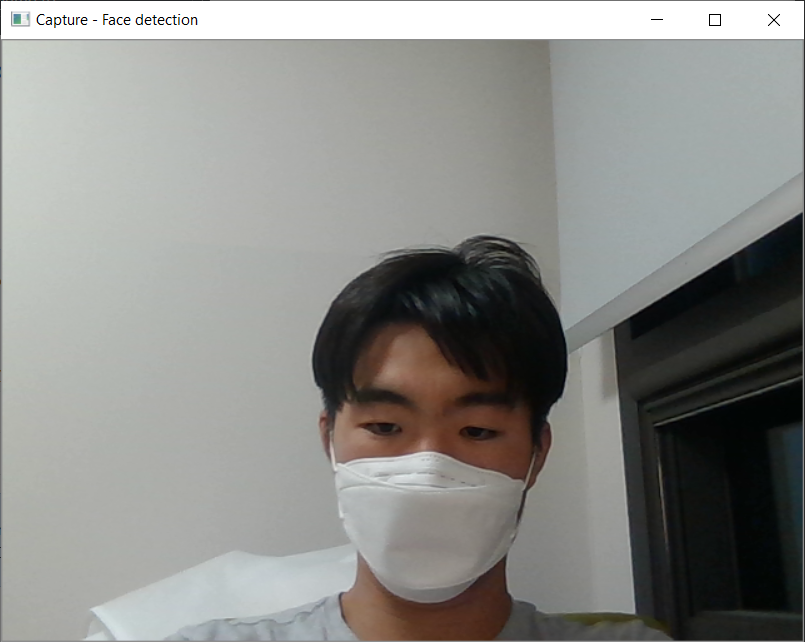
#> input picture hough/aa.png, 805 x 642 px; its folder holds only this picture in this run
$ python hough.py
#> lines starting #> are read from the running program, lines starting #| are printed output that depends on the picture
#legacy
import math
import glob
import numpy as np
from PIL import Image
#NMS, Hough
from math import floor,ceil,sin,cos,pi

# parameters
datadir = './cv/hough'

'''1,2,3'''
sigma=1
threshold=0.2
rhoRes=1
thetaRes=math.pi/270
nLines=15
# [6 lines of commented-out code are left out]

cnt=1

'''
Igs     grayscale image
G       filter matrix
        shape (2n-1,2n-1) or ((filter_vertical,filter_horizontal), None) #legacy

Iconv   result
        shape : Igs.shape
'''
def ConvFilter(Igs, G):

    print("convolution")

    #legacy
    separable=False
    Gv=None
    if len(G)==2:
        separable=True
        Gv,G=G[0]

    row_img=len(Igs)
    col_img=len(Igs[0])
    size_filter=len(G)
    size_filter_oneway=size_filter//2+1
    pad_len=size_filter_oneway-1

    padded_img=np.zeros(( row_img+2*pad_len , col_img+2*pad_len )) #gs
    padded_img[ pad_len : row_img+pad_len , pad_len : col_img+pad_len ] = Igs

    '''corners'''
    padded_img[ : pad_len , : pad_len ] = np.full( (pad_len,pad_len) , Igs[0][0] )
    padded_img[ : pad_len , col_img+pad_len : col_img+2*pad_len ] = \
        np.full( (pad_len,pad_len) , Igs[0][col_img-1] )
    padded_img[ row_img+pad_len : row_img+2*pad_len , : pad_len ] = \
        np.full( (pad_len,pad_len) , Igs[row_img-1][0] )
    padded_img[ row_img+pad_len : row_img+2*pad_len , col_img+pad_len : col_img+2*pad_len ] = \
        np.full( (pad_len,pad_len) , Igs[row_img-1][col_img-1] )

    '''sides'''
    padded_img[ : pad_len , pad_len:col_img+pad_len ] = \
        np.repeat( Igs[np.newaxis, 0], pad_len, axis=0 )
    padded_img[ row_img+pad_len : row_img+2*pad_len , pad_len:col_img+pad_len ] = \
        np.repeat( Igs[np.newaxis, row_img-1], pad_len, axis=0 )
    padded_img[ pad_len : row_img+pad_len , : pad_len ] = \
        np.repeat( Igs[ : , 0:1], pad_len, axis=1 )
    padded_img[ pad_len : row_img+pad_len , col_img+pad_len : col_img+2*pad_len ] = \
        np.repeat( Igs[ : , col_img-1:col_img], pad_len, axis=1 )

    Iconv=np.zeros(( row_img , col_img )) #gs

    for i in range(row_img):
        for j in range(col_img):

            if not separable:
                mid=0
                for ki in range(size_filter):
                    for kj in range(size_filter):
                        mid+=(G[ki][kj]*padded_img[i+ki][j+kj])
                Iconv[i][j]=mid

            else: # separable
                mid=[]
                for col in range(size_filter):
                    mid.append(Gv.dot(padded_img[ i:i+size_filter , j+col ]))
                mid = np.array(mid,copy=False)
                Iconv[i][j] = G.dot(mid)

    return Iconv

'''
img     float
        [0,1]
'''
def to_img(img):

    img=(img*255).astype(np.uint8)
    return Image.fromarray(img)

def EdgeDetection(Igs, sigma):

    size_filter=int(round(sigma*6))
    if size_filter%2==0:
        size_filter+=1

    '''apply gaussian filter'''
    dev = size_filter//2
    x = np.linspace(-dev,dev,dev*2+1)
    x = np.exp(-x*x/2/sigma**2)
    x/=x.sum()
    filter_gaussian_sep=(x,x)
    Igauss=ConvFilter(Igs, (filter_gaussian_sep,None))

    sobel3x=np.asarray([[1,2,1],[-1,0,1]])
    sobel3y=np.asarray([[1,0,-1],[1,2,1]])

    Ix=ConvFilter(Igauss, (sobel3x,None))
    Iy=ConvFilter(Igauss, (sobel3y,None))
    Im=np.sqrt(Ix*Ix+Iy*Iy)
    Io=np.arctan(-Ix/Iy)

    to_img(Im).save(f'./edges_before_nms{cnt}.png')

    # non maximum suppression
    h,w = Igs.shape
    nmslen = 2
    Im_pad=np.zeros(( h+2*nmslen , w+2*nmslen ))
    Im_pad[ nmslen : h+nmslen , nmslen : w+nmslen ] = Im
    global threshold

    for i in range(nmslen,h+nmslen):
        for j in range(nmslen,w+nmslen):

            curr=Im_pad[i][j]
            #threshold
            if curr<threshold:
                Im[i-nmslen][j-nmslen]=0
                continue

            m_x=Ix[i-nmslen][j-nmslen]
            m_y=Iy[i-nmslen][j-nmslen]
            ori=-m_x/m_y
            left=right=0

            #vertical
            if abs(ori)>h:
                if curr!=Im_pad[i,j-nmslen:j+nmslen].max():
                    curr=0
            #horizontal
            elif abs(ori)<1/w:
                if curr!=Im_pad[i-nmslen:i+nmslen,j].max():
                    curr=0
            else:

                for k in range(1,nmslen+1):

                    #interpolation
                    if abs(m_x)>=abs(m_y):

                        val_bet=i-k/ori
                        floor_p=floor(val_bet)
                        ceil_p=ceil(val_bet)
                        dist_i=abs(val_bet-floor_p)
                        right=(1-dist_i)*Im_pad[floor_p][j+k]+dist_i*Im_pad[ceil_p][j+k]

                        val_bet=i+k/ori
                        floor_n=floor(val_bet)
                        ceil_n=ceil(val_bet)
                        left=dist_i*Im_pad[floor_n][j-k]+(1-dist_i)*Im_pad[ceil_n][j-k]

                    else:

                        val_bet=j-k*ori
                        floor_p=floor(val_bet)
                        ceil_p=ceil(val_bet)
                        dist_i=abs(val_bet-floor_p)
                        right=(1-dist_i)*Im_pad[i+k][floor_p]+dist_i*Im_pad[i+k][ceil_p]

                        val_bet=j+k*ori
                        floor_n=floor(val_bet)
                        ceil_n=ceil(val_bet)
                        left=dist_i*Im_pad[i-k][floor_n]+(1-dist_i)*Im_pad[i-k][ceil_n]

                    if curr!=max(curr,right,left):
                        Im[i-nmslen][j-nmslen]=0
                        break

    # to_img(Igauss).save(f'./gauss{cnt}.png')
    to_img(Im).save(f'./edges{cnt}.png')

    return Im, Io, Ix, Iy

def HoughTransform(Im,threshold,rhoRes,thetaRes):

    if rhoRes*thetaRes==0:
        raise ValueError()

    '''rho=xcos(th)+ysin(th)'''
    h,w = Im.shape
    maxrho=np.sqrt(h**2+w**2)
    numrho=2*int(maxrho/rhoRes)+1
    numtheta=2*int(pi/2/thetaRes)+1
    H=[[0]*numtheta for i in range(numrho)]

    rho_mid=numrho//2

    for i in range(h):
        for j in range(w):

            if Im[i][j]<threshold:
                continue

            theta=-pi/2
            thetacnt=0
            thetathres=pi/2
            while True:
                if theta>=thetathres:
                    break
                rho=i*cos(theta)+j*sin(theta)
                H[rho_mid+int(rho/rhoRes)][thetacnt]+=1
                theta+=thetaRes
                thetacnt+=1
    H=np.asarray(H)

    global cnt
    to_img(H/H.max()).save(f'./hough_transform{cnt}.png')

    return H

def HoughLines(H,rhoRes,thetaRes,nLines):

    # non maximum suppression
    h,w = H.shape

    pad_h = max(int(round(h/nLines/10)),1)
    pad_w = max(int(round(w/nLines/10)),1)

    print(pad_h, pad_w)

    H_pad=np.zeros(( h+2*pad_h , w+2*pad_w ))
    H_pad[ pad_h : h+pad_h , pad_w : w+pad_w ] = H

    for i in range(pad_h,h+pad_h):
        for j in range(pad_w,w+pad_w):

            curr=H_pad[i][j]

            #threshold
            if curr<=1:
                continue

            if curr!=H_pad[ i-pad_h : i+pad_h , j-pad_w : j+pad_w ].max():
                H[i-pad_h][j-pad_w]=0

    mid_h, mid_w = h//2, w//2

    inds_flat=np.argpartition(H.flatten(),-nLines)[-nLines:]
    lRho=[]
    lTheta=[]
    for ind in inds_flat:
        ind_w = ind%w
        ind_h = ind//w
        lRho.append((ind_h-mid_h)*rhoRes)
        lTheta.append((ind_w-mid_w)*thetaRes)

    return lRho,lTheta

def HoughLineSegments(lRho,lTheta,Im,threshold):

    #legacy
    Igs=None
    if type(Im)==type(()):
        Igs,Im=Im
    Ilines = np.copy(Igs)
    Ilinesnob = np.zeros(Im.shape)
    lsintheta = np.sin(lTheta)
    lcostheta = np.cos(lTheta)
    lm = -lcostheta/lsintheta
    lc = lRho/lsintheta
    h,w = Im.shape

    chklen = 1

    Im_pad=np.zeros(( h+2*chklen , w+2*chklen ))
    Im_pad[ chklen : h+chklen , chklen : w+chklen ] = Im

    # for performance
    l=[{} for i in range(len(lRho))]
    for i,m in enumerate(lm):
        started=False
        continuous=False

        #vertical
        if abs(m)>h:
            x=int(round(lRho[i]/lcostheta[i]))
            x=min(x,h-1)
            x=max(x,0)
            for y in range(w):
                Ilinesnob[x][y]=Ilines[x][y]=1
                if Im_pad[ x : x+2*chklen , y+chklen ].max() > threshold:
                    if not continuous:
                        continuous=True
                    elif not started:
                        l[i]['start']=(x,y-1)
                        l[i]['end']=(x,y)
                        started=True
                    else:
                        l[i]['end']=(x,y)
                else:
                    continuous=False
        #horizontal
        elif abs(m)<1/w:
            y=int(round(lRho[i]/lsintheta[i]))
            y=min(y,w-1)
            y=max(y,0)
            for x in range(h):
                Ilinesnob[x][y]=Ilines[x][y]=1
                if Im_pad[ x+chklen , y : y+2*chklen ].max() > threshold:
                    if not continuous:
                        continuous=True
                    elif not started:
                        l[i]['start']=(x-1,y)
                        l[i]['end']=(x,y)
                        started=True
                    else:
                        l[i]['end']=(x,y)
                else:
                    continuous=False
        else:

            prev=None
            if abs(m)>=1:
                for y in range(w):
                    x=int(round((y-lc[i])/m))
                    x=min(x,h-1)
                    x=max(x,0)
                    Ilinesnob[x][y]=Ilines[x][y]=1

                    pool=[Im_pad[x+chklen][y+chklen]]
                    for k in range(1,chklen+1):
                        yf=y-k/m
                        pool.append(Im_pad[x+k+chklen][int(round(yf))+chklen])
                        yf=y+k/m
                        pool.append(Im_pad[x-k+chklen][int(round(yf))+chklen])

                    if max(pool)>threshold:
                        if not continuous:
                            continuous=True
                            prev=(x,y)
                        elif not started:
                            l[i]['start']=prev
                            l[i]['end']=(x,y)
                            started=True
                        else:
                            l[i]['end']=(x,y)
                    else:
                        continuous=False
            else:
                for x in range(h):
                    y=int(round(m*x+lc[i]))
                    y=min(y,w-1)
                    y=max(y,0)
                    Ilinesnob[x][y]=Ilines[x][y]=1

                    pool=[Im_pad[x+chklen][y+chklen]]
                    for k in range(1,chklen+1):
                        xf=x-m
                        pool.append(Im_pad[int(round(xf))+chklen][y+k+chklen])
                        xf=x+m
                        pool.append(Im_pad[int(round(xf))+chklen][y-k+chklen])

                    if max(pool)>threshold:
                        if not continuous:
                            continuous=True
                            prev=(x,y)
                        elif not started:
                            l[i]['start']=prev
                            l[i]['end']=(x,y)
                            started=True
                        else:
                            l[i]['end']=(x,y)
                    else:
                        continuous=False

    global cnt
    to_img(Ilines).save(f'./img_houghlines{cnt}.png')
    # to_img(Ilinesnob).save(f'./img_houghlinesnob{cnt}.png')

    Ilinesseg = np.copy(Igs)
    Ilinessegnob = np.zeros(Im.shape)
    for i,m in enumerate(lm):
        if len(l[i])==0:
            continue
        start=l[i]['start']
        end=l[i]['end']
        if abs(m)>h:
            x=int(round(lRho[i]/lcostheta[i]))
            x=min(x,h-1)
            x=max(x,0)
            if start[1]>end[1]:
                start,end = end,start
            for y in range(start[1],end[1]+1):
                Ilinesseg[x][y]=1
                Ilinessegnob[x][y]=1
        elif abs(m)<1/w:
            y=int(round(lRho[i]/lsintheta[i]))
            y=min(y,w-1)
            y=max(y,0)
            if start[0]>end[0]:
                start,end = end,start
            for x in range(start[0],end[0]+1):
                Ilinesseg[x][y]=1
                Ilinessegnob[x][y]=1
        else:
            if abs(m)>=1:
                if start[1]>end[1]:
                    start,end = end,start
                for y in range(start[1],end[1]+1):
                    x=int(round((y-lc[i])/m))
                    x=min(x,h-1)
                    x=max(x,0)
                    Ilinesseg[x][y]=1
                    Ilinessegnob[x][y]=1
            else:
                if start[0]>end[0]:
                    start,end = end,start
                for x in range(start[0],end[0]+1):
                    y=int(round(m*x+lc[i]))
                    y=min(y,w-1)
                    y=max(y,0)
                    Ilinesseg[x][y]=1
                    Ilinessegnob[x][y]=1

    to_img(Ilinesseg).save(f'./hough_line_segs{cnt}.png')
    # to_img(Ilinessegnob).save(f'./hough_line_segsnob{cnt}.png')
    cnt+=1

    return l

def main():

    for img_path in glob.glob(datadir+'/*.png'):
        img = Image.open(img_path).convert("L")

        Igs = np.array(img)
        Igs = Igs / 255.

        Im, Io, Ix, Iy = EdgeDetection(Igs, sigma)
#> in ConvFilter, `row_img=len(Igs)`: row_img = 642
#> in ConvFilter, `col_img=len(Igs[0])`: col_img = 805
#> in ConvFilter (call 2), `Gv,G=G[0]`: Gv = [1, 2, 1]; G = [-1, 0, 1]
#> in ConvFilter (call 2), `size_filter=len(G)`: size_filter = 3
#> in ConvFilter (call 2), `size_filter_oneway=size_filter//2+1`: size_filter_oneway = 2
#> in ConvFilter (call 2), `pad_len=size_filter_oneway-1`: pad_len = 1
#> after the loop in ConvFilter (call 2), `for i in range(row_img):`:
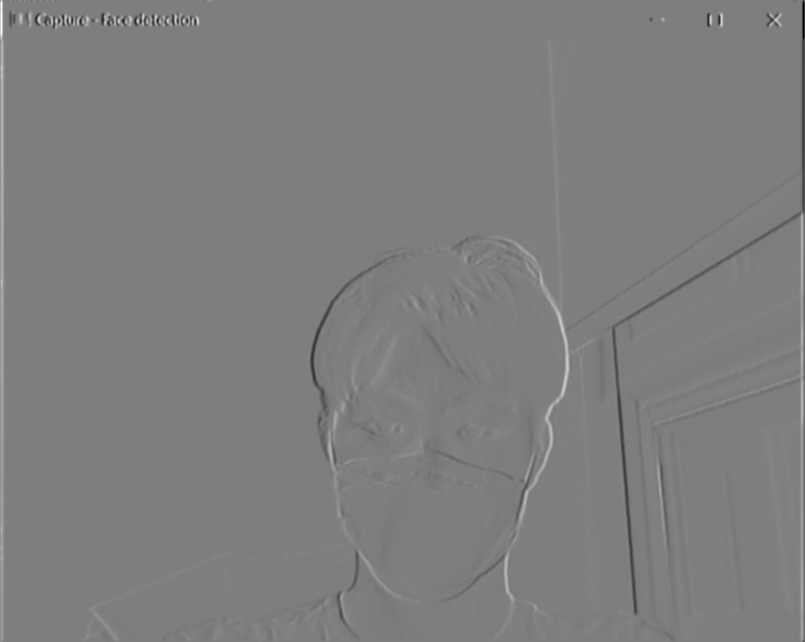
#> Iconv: shape (642, 805) float64; min -2.14, max 2.17, mean -0.0019; drawn with min black and max white
#> in ConvFilter (call 3), `Gv,G=G[0]`: Gv = [1, 0, -1]; G = [1, 2, 1]
#> after the loop in ConvFilter (call 3), `for i in range(row_img):`:
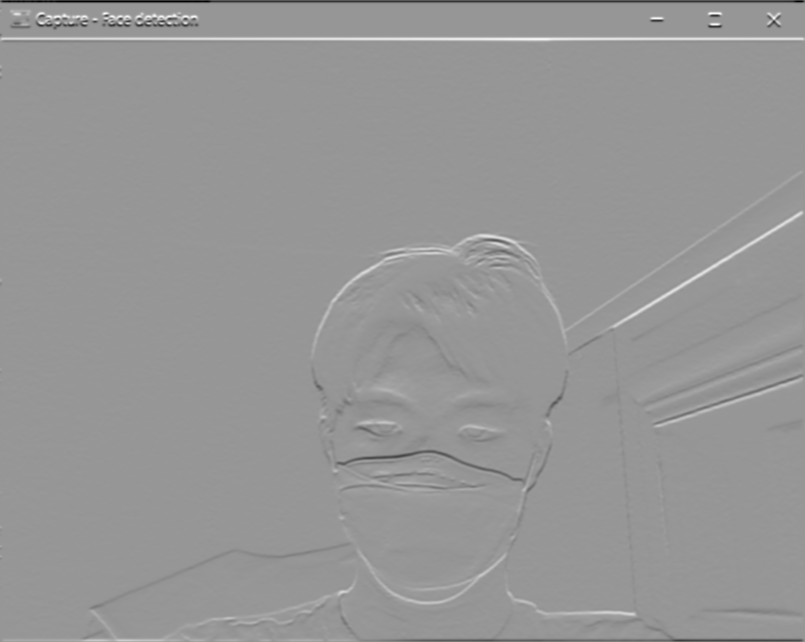
#> Iconv: shape (642, 805) float64; min -2.18, max 1.51, mean 0.000438; drawn with min black and max white
        H= HoughTransform(Im,threshold, rhoRes, thetaRes)
#> in HoughTransform, `to_img(H/H.max()).save(f'./hough_transform{cnt}.png')`:
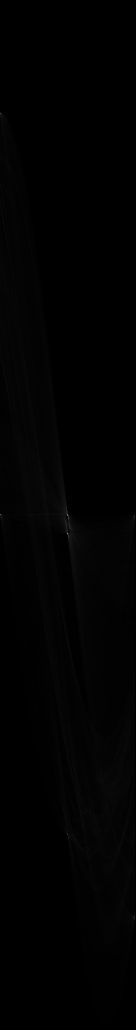
#> saved as hough_transform1.png: PIL image 271x2059 L (shown at 1/2 size); min 0, max 255, mean 1.6
        lRho,lTheta =HoughLines(H,rhoRes,thetaRes,nLines)
#| 14 2
#> in HoughLines, `inds_flat=np.argpartition(H.flatten(),-nLines)[-nLines:]`: inds_flat = [278984, 278983, 440828, 442705, 278987, 280483, 442980, 278989, 120873, 289021, 61517, 278859, 452434, 497012, 279265]
#> the loop in HoughLines, `for ind in inds_flat:` made 15 passes
#> (ind, ind_w, ind_h) on passes 1 to 8: (278984, 125, 1029), (278983, 124, 1029), (440828, 182, 1626), (442705, 162, 1633), (278987, 128, 1029), (280483, 269, 1034), (442980, 166, 1634), (278989, 130, 1029)
#> after the loop in HoughLines, `for ind in inds_flat:`: lRho = [0, 0, 597, 604, 0, 5, 605, 0, -583, 37, -802, 0, 640, 804, 1]; lTheta = [-0.116, -0.128, 0.547, 0.314, -0.0814, 1.56, 0.361, -0.0582, -1.49, 0, -1.57, -1.57, 0, 1.56, 0]

        l = HoughLineSegments(lRho, lTheta, (Igs,Im), threshold)
#> in HoughLineSegments, `lsintheta = np.sin(lTheta)`: lsintheta = [-0.116, -0.128, 0.52, 0.309, -0.0814, 1, 0.353, -0.0581, -0.997, 0, -1, -1, 0, 1, 0]
#> in HoughLineSegments, `lcostheta = np.cos(lTheta)`: lcostheta = [0.993, 0.992, 0.854, 0.951, 0.997, 0.0116, 0.936, 0.998, 0.0814, 1, 6.12e-17, 6.12e-17, 1, 0.0116, 1]
#> in HoughLineSegments, `lm = -lcostheta/lsintheta`: lm = [8.56, 7.77, -1.64, -3.08, 12.25, -0.0116, -2.65, 17.17, 0.0816, -inf, 6.12e-17, 6.12e-17, -inf, -0.0116, -inf]
#> in HoughLineSegments, `lc = lRho/lsintheta`: lc = [0, 0, 1148, 1954.6, 0, 5, 1714.2, 0, 584.9, inf, 802, 0, inf, 804.1, inf]
#> in HoughLineSegments, `l=[{} for i in range(len(lRho))]`: l = 15 items
#> the loop in HoughLineSegments, `for i,m in enumerate(lm):` made 15 passes
#> m on passes 10, 13, 15: -inf, -inf, -inf
#> after the loop in HoughLineSegments, `for i,m in enumerate(lm):`:
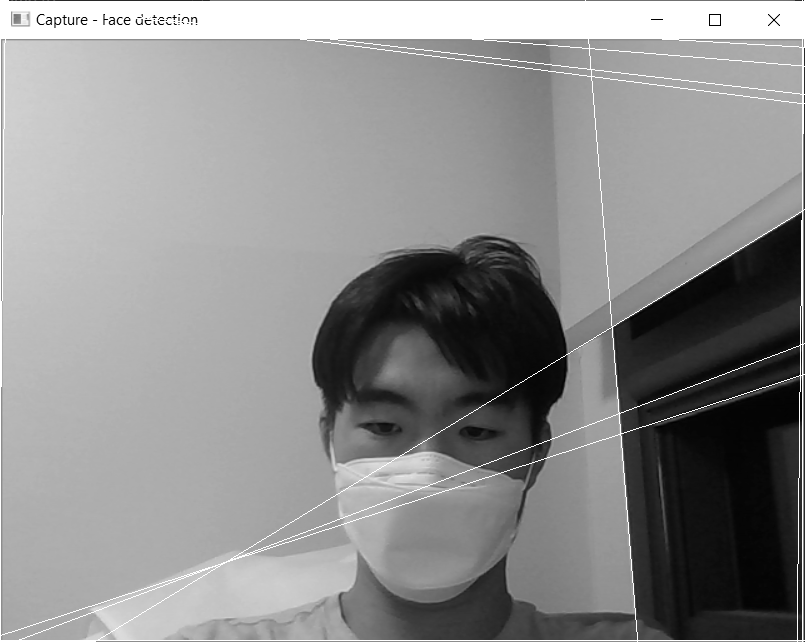
#> Ilines: shape (642, 805) float64; min 0, max 1, mean 0.556
#> after the loop in HoughLineSegments, `for i,m in enumerate(lm):`:
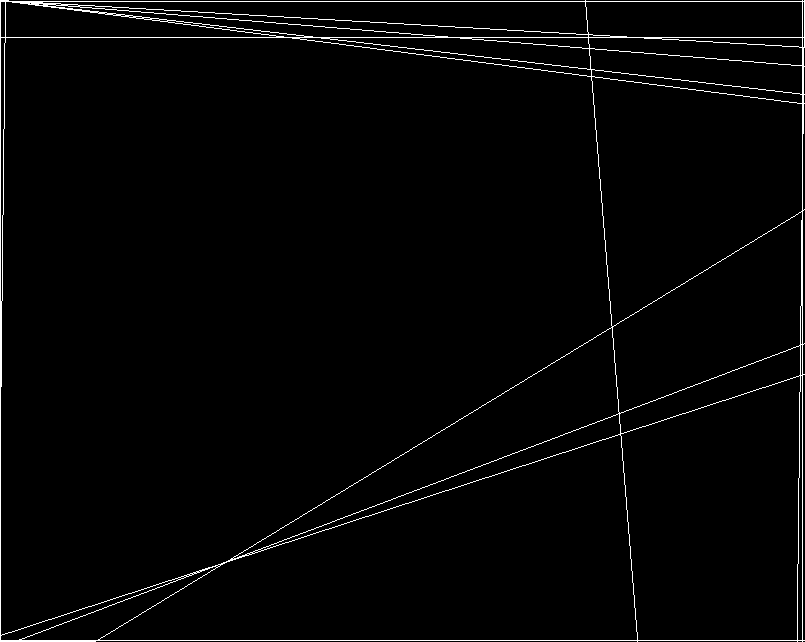
#> Ilinesnob: shape (642, 805) float64; values 0 (black) and 1 (white), 2.1% white in thin lines or dots
#> the loop in HoughLineSegments, `for i,m in enumerate(lm):` made 15 passes
#> (m, start, end) on passes 10, 13, 15: (-inf, (37, 5), (37, 799)), (-inf, (640, 0), (640, 802)), (-inf, (1, 0), (1, 804))
#> after the loop in HoughLineSegments, `for i,m in enumerate(lm):`:
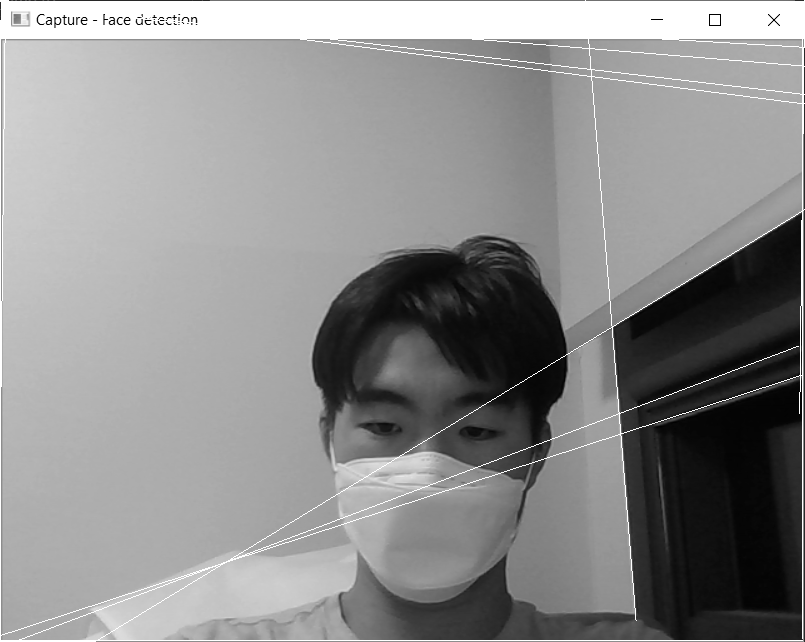
#> Ilinesseg: shape (642, 805) float64; min 0, max 1, mean 0.555
#> after the loop in HoughLineSegments, `for i,m in enumerate(lm):`:
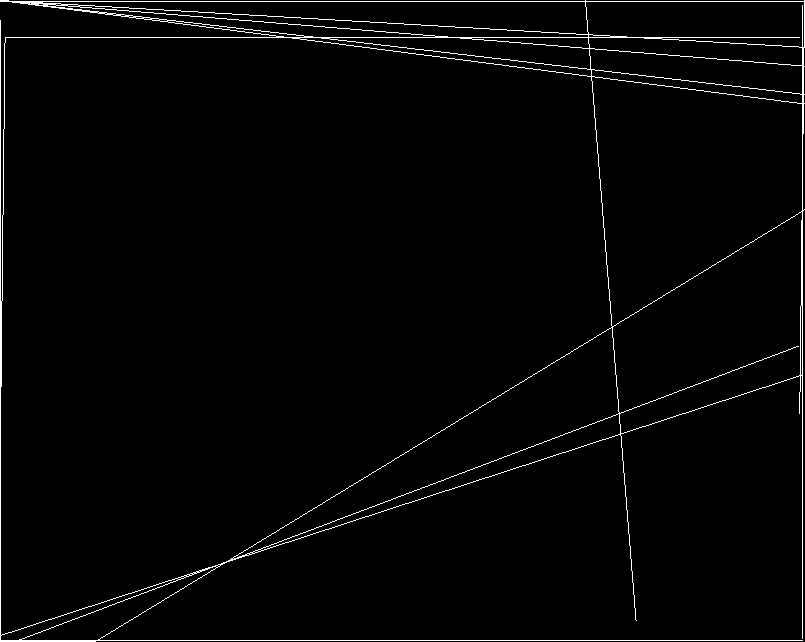
#> Ilinessegnob: shape (642, 805) float64; values 0 (black) and 1 (white), 2% white in thin lines or dots
#> l = 15 items

# [7 lines left out: function _test, not called in this run]

if __name__ == '__main__':
    # _test()
    main()
